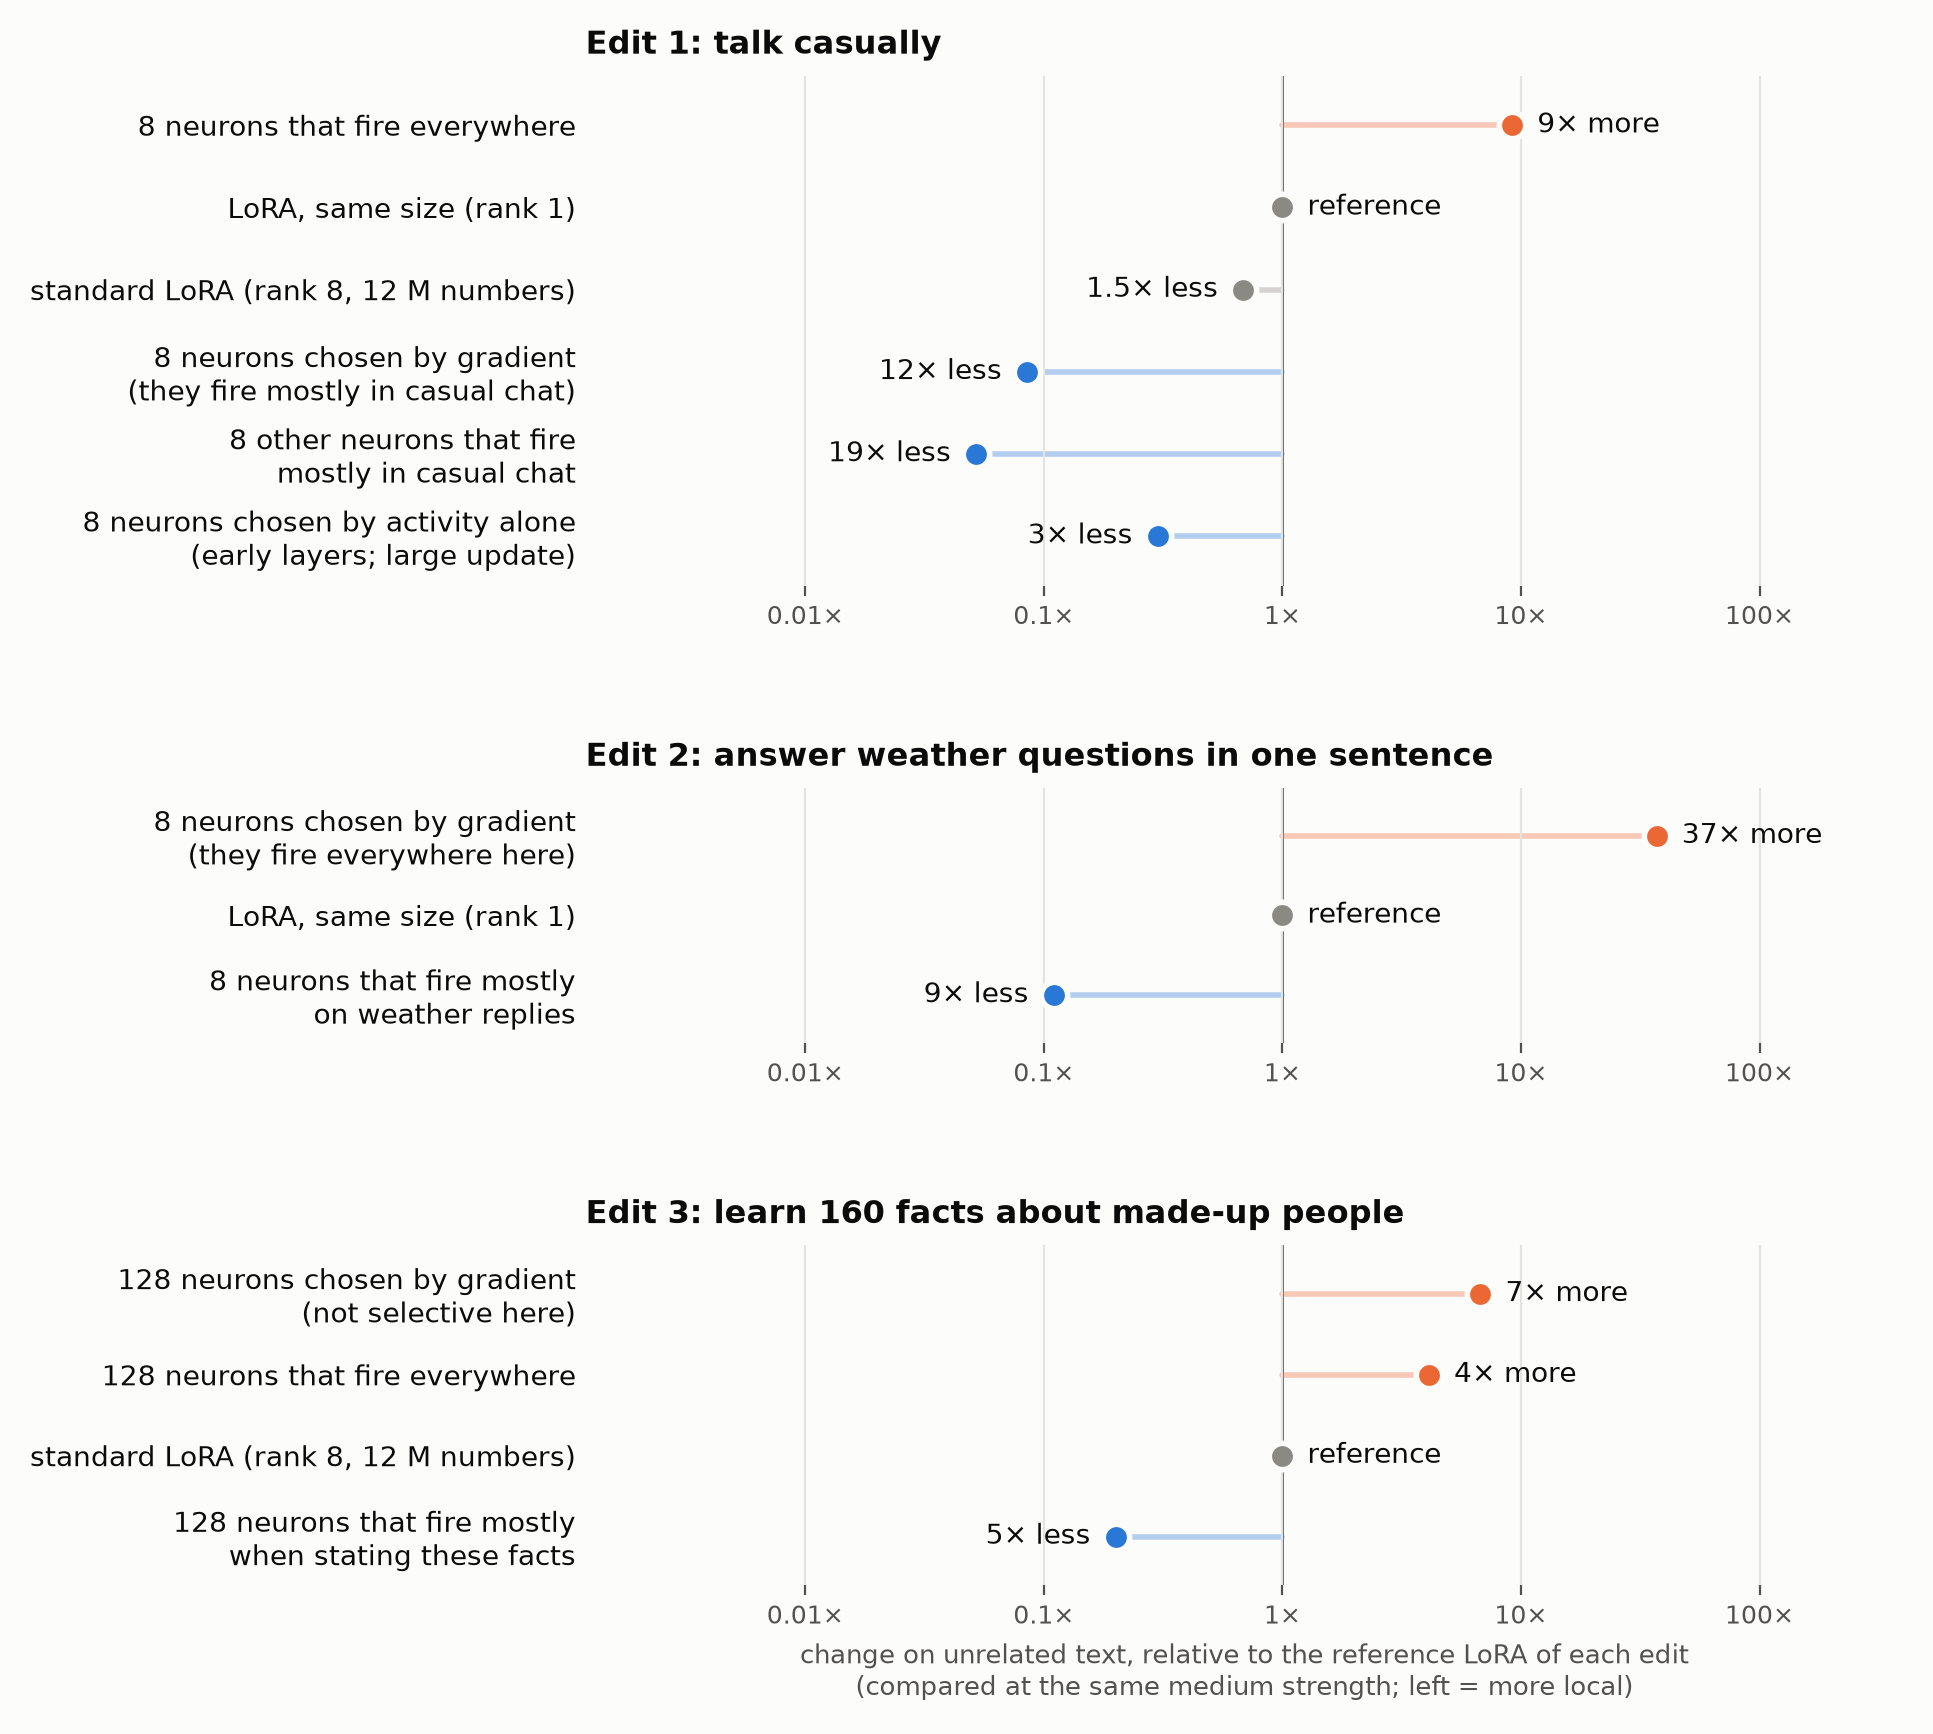

Write Python code to recreate this figure.
"""Headline figure: change on unrelated text at the same strength of edit, relative to a LoRA of the same size.

All values are ratios of F (KL(original || edited) per token on 256 unrelated items, bf16, as stored) at matched
effect, from the committed analysis files:
  casual edit, teacher KL 0.60, ~13 k numbers: experiments/01_locality_curves/out/tables.md (sel8, srand8, dense8 vs lorad)
      and experiments/05_typical_lora/out/tables.md; colsel8 (activity rule) / lorad 0.30: experiments/04_activity_selection/RESULTS.md (lorad / lora_all8 = 1.46 -> standard LoRA = 1 / 1.46 of rank-1 LoRA)
  facts (E4), held-out accuracy 0.5, fp32 F: experiments/06_facts/RESULTS.md (colsel128 0.0068, col128 0.23,
      dense128 0.14, lora_all8 0.034; the rank-1 LoRA does not reach accuracy 0.5, so the reference is lora_all8)
  weather rule, matched trigger KL T_e: experiments/03_predictor/RESULTS.md (col8 / lora_d 37.1) and
      experiments/04_activity_selection/RESULTS.md (colsel8 / lora_d 0.11)
"""
import json

from style import BG, BLUE, GRAY, GRID, INK, INK2, ORANGE, ROOT, plt, save


def check():
    """The ratios below are typed in rounded form. Check each one against the committed analysis output."""
    def j(p):
        return json.loads((ROOT / p).read_text())
    e1, e3 = j("experiments/01_locality_curves/out/summary.json"), j("experiments/05_typical_lora/out/summary.json")
    e2, pr = j("experiments/04_activity_selection/out/summary_e2.json"), j("experiments/03_predictor/out/summary.json")
    e4 = j("experiments/06_facts/out/summary.json")

    def comp(S, A, B, T=0.6):
        return next(c["ratio"] for c in S["comparisons"] if (c["A"], c["B"], c["target"], c["metric"]) == (A, B, T, "F"))
    b = {p["point"]: p["ratio1"] for p in pr["b"]["points"]}
    acc = {m["arm"]: m["point"] for m in e4["matched"] if (m["kind"], m["target"], m["metric"]) == ("acc", 0.5, "F")}
    for typed, value in [(9.2, b["dense8"]), (1.46, comp(e3, "lorad", "lora_all8")), (0.085, comp(e1, "sel8", "lorad")),
                         (0.052, comp(e1, "srand8", "lorad")), (0.30, comp(e2["casual"], "colsel8", "lorad")),
                         (37.1, b["weather col8"]), (0.11, e2["rules"]["per_rule"]["weather"]["F_vs_lora_d"]["point"]),
                         (0.23, acc["col128"]), (0.14, acc["dense128"]), (0.0068, acc["colsel128"]),
                         (0.034, acc["lora_all8"])]:
        digits = len(f"{typed:g}".split(".")[-1]) if "." in f"{typed:g}" else 0
        assert round(value, digits) == typed, (typed, value)


check()

panels = [
    ("Edit 1: talk casually", [
        ("8 neurons that fire everywhere", 9.2, ORANGE),
        ("LoRA, same size (rank 1)", 1.0, GRAY),
        ("standard LoRA (rank 8, 12 M numbers)", 1 / 1.46, GRAY),
        ("8 neurons chosen by gradient\n(they fire mostly in casual chat)", 0.085, BLUE),
        ("8 other neurons that fire\nmostly in casual chat", 0.052, BLUE),
        ("8 neurons chosen by activity alone\n(early layers; large update)", 0.30, BLUE),
    ]),
    ("Edit 2: answer weather questions in one sentence", [
        ("8 neurons chosen by gradient\n(they fire everywhere here)", 37.1, ORANGE),
        ("LoRA, same size (rank 1)", 1.0, GRAY),
        ("8 neurons that fire mostly\non weather replies", 0.11, BLUE),
    ]),
    ("Edit 3: learn 160 facts about made-up people", [
        ("128 neurons chosen by gradient\n(not selective here)", 0.23 / 0.034, ORANGE),
        ("128 neurons that fire everywhere", 0.14 / 0.034, ORANGE),
        ("standard LoRA (rank 8, 12 M numbers)", 1.0, GRAY),
        ("128 neurons that fire mostly\nwhen stating these facts", 0.0068 / 0.034, BLUE),
    ]),
]


def label(v):
    if abs(v - 1) < 1e-9:
        return "reference"
    r = 1 / v if v < 1 else v
    s = f"{r:.1f}" if r < 2 else f"{r:.0f}"
    return f"{s}× less" if v < 1 else f"{s}× more"


fig, axes = plt.subplots(len(panels), 1, figsize=(8.5, 9.8), facecolor=BG, sharex=True,
                         gridspec_kw=dict(height_ratios=[len(r) for _, r in panels], hspace=0.55))
for k, (ax, (title, rows)) in enumerate(zip(axes, panels)):
    ax.set_facecolor(BG)
    ys = list(range(len(rows)))[::-1]
    for y, (name, v, c) in zip(ys, rows):
        ax.plot([1, v], [y, y], color=c, lw=2, alpha=0.35, solid_capstyle="round", zorder=1)
        ax.scatter([v], [y], s=90, color=c, edgecolor=BG, linewidth=2, zorder=3)
        ax.annotate(label(v), (v, y), xytext=(9 if v >= 1 else -9, 0), textcoords="offset points",
                    ha="left" if v >= 1 else "right", va="center", fontsize=10, color=INK)
    ax.axvline(1, color=INK2, lw=1, zorder=0)
    ax.set_xscale("log")
    ax.set_xlim(0.0012, 400)
    ax.set_xticks([0.01, 0.1, 1, 10, 100], ["0.01×", "0.1×", "1×", "10×", "100×"])
    ax.minorticks_off()
    ax.set_yticks(ys, [r[0] for r in rows], fontsize=10, color=INK)
    ax.set_ylim(-0.6, len(rows) - 0.4)
    ax.set_title(title, loc="left", fontsize=11.5, color=INK, pad=8, fontweight="bold")
    ax.grid(axis="x", color=GRID, lw=0.8)
    ax.tick_params(axis="x", colors=INK2, labelsize=9, labelbottom=True)
    ax.tick_params(axis="y", length=0)
    for s in ax.spines.values():
        s.set_visible(False)
axes[-1].set_xlabel("change on unrelated text, relative to the reference LoRA of each edit\n"
                    "(compared at the same medium strength; left = more local)", fontsize=9.5, color=INK2)
save(fig, "headline", tight=True)
